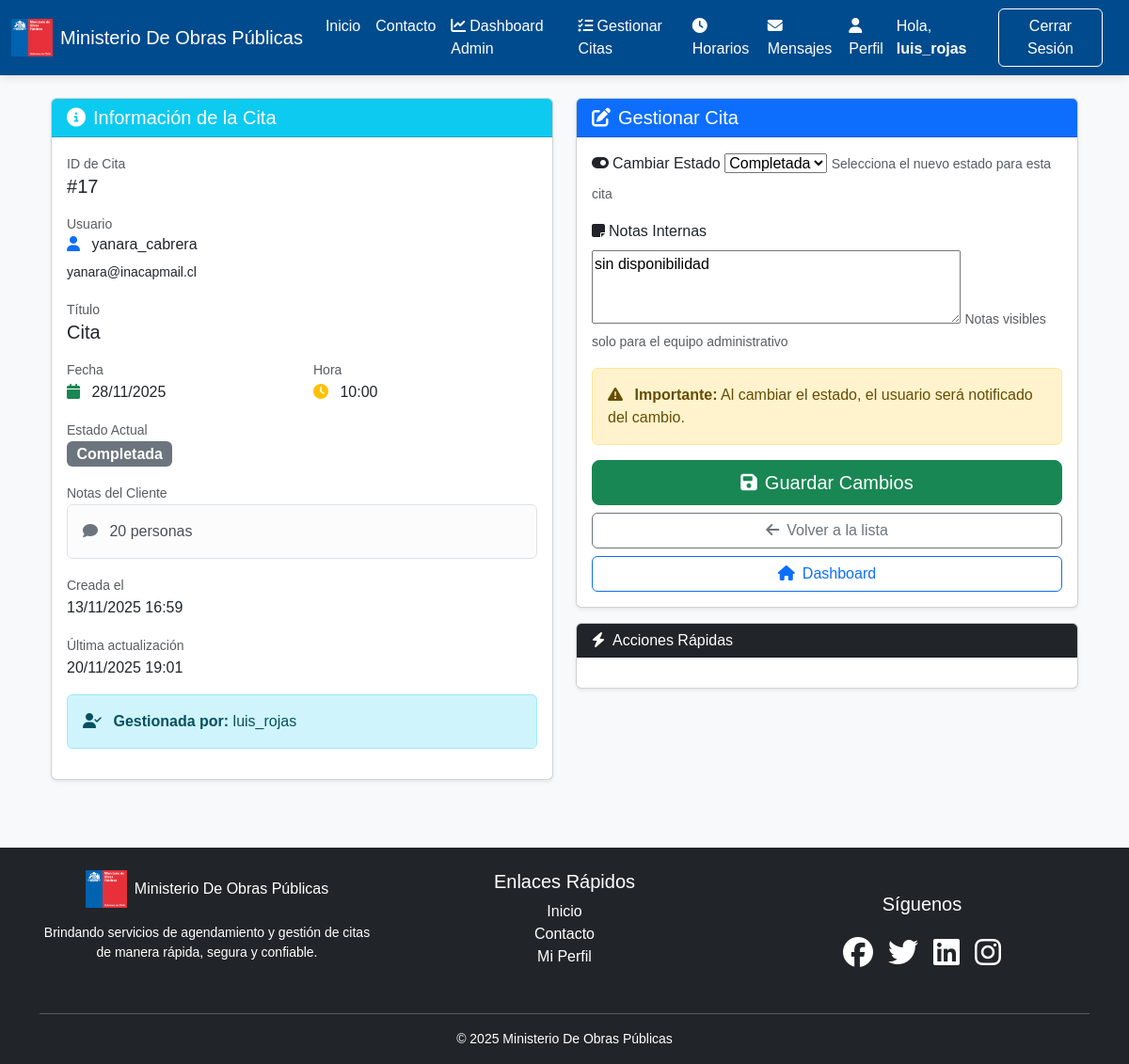
The page /worker/appointments/approve/17/ (signed in) on the database its author committed.
### aplicacion/models.py (models this page shows, shortened)
class Aplicacion(models.Model):
    STATUS_CHOICES = [
        ('pending', 'Pendiente'),
        ('confirmed', 'Confirmada'),
        ('cancelled', 'Cancelada'),
        ('completed', 'Completada'),
    ]
    user = models.ForeignKey(User, on_delete=models.CASCADE, related_name='citas')
    title = models.CharField(max_length=200, default="Cita")
    date = models.DateField()
    time = models.TimeField()
    status = models.CharField(max_length=20, choices=STATUS_CHOICES, default='pending')
    notes = models.TextField(blank=True, verbose_name="Notas del cliente")
    approved_by = models.ForeignKey(User, on_delete=models.SET_NULL, null=True, blank=True, related_name='citas_aprobadas')
    admin_notes = models.TextField(blank=True, verbose_name="Notas internas")
    created_at = models.DateTimeField(auto_now_add=True)
    updated_at = models.DateTimeField(auto_now=True)
    class Meta:
        ordering = ['date', 'time']
        verbose_name = 'Cita'
        verbose_name_plural = 'Citas'

### aplicacion/views.py (the view)
# urls.py: path("worker/appointments/approve/<int:pk>/", views.approve_appointment, name="approve_appointment"),
@worker_required
def approve_appointment(request, pk):
    cita = get_object_or_404(Aplicacion, pk=pk)
    if request.method == "POST":
        form = AplicacionManageForm(request.POST, instance=cita)
        if form.is_valid():
            cita = form.save(commit=False)
            cita.approved_by = request.user
            cita.save()
            status_text = cita.get_status_display()
            messages.success(request, f"Cita actualizada a: {status_text}")
            return redirect("manage_appointments")
    else:
        form = AplicacionManageForm(instance=cita)
    context = {
        'form': form,
        'cita': cita,
    }
    return render(request, "worker/approve_appointment.html", context)

### aplicacion/forms.py
class AplicacionManageForm(forms.ModelForm):
    class Meta:
        model = Aplicacion
        fields = ["status", "admin_notes"]
        widgets = {
            'admin_notes': forms.Textarea(attrs={'rows': 3}),
        }
        labels = {
            'status': 'Estado',
            'admin_notes': 'Notas internas',
        }

### templates/worker/approve_appointment.html (shortened to what this page needs)
{% extends "base.html" %}
{% load static %}
{% block content %}
<div class="container mt-4">
  <div class="row">
    <div class="col-md-6">
      <div class="card shadow-sm mb-4">
        <div class="card-header bg-info text-white">
          <h5 class="mb-0"><i class="fas fa-info-circle me-2"></i>Información de la Cita</h5>
        </div>
        <div class="card-body">
          <div class="mb-3">
            <label class="text-muted small">ID de Cita</label>
            <h5>#{{ cita.id }}</h5>
          </div>
          <div class="mb-3">
            <label class="text-muted small">Usuario</label>
            <h6>
              <i class="fas fa-user text-primary me-2"></i>
              {{ cita.user.username }}
            </h6>
            <p class="mb-0"><small>{{ cita.user.email }}</small></p>
          </div>
          <div class="mb-3">
            <label class="text-muted small">Título</label>
            <h5>{{ cita.title }}</h5>
          </div>
          <div class="row mb-3">
            <div class="col-6">
              <label class="text-muted small">Fecha</label>
              <p class="mb-0">
                <i class="fas fa-calendar text-success me-2"></i>
                {{ cita.date|date:"d/m/Y" }}
              </p>
            </div>
            <div class="col-6">
              <label class="text-muted small">Hora</label>
              <p class="mb-0">
                <i class="fas fa-clock text-warning me-2"></i>
                {{ cita.time|time:"H:i" }}
              </p>
            </div>
          </div>
          <div class="mb-3">
            <label class="text-muted small">Estado Actual</label>
            <div>
              {% if cita.status == 'pending' %}
                <span class="badge bg-warning fs-6">Pendiente</span>
              {% elif cita.status == 'confirmed' %}
                <span class="badge bg-success fs-6">Confirmada</span>
              {% elif cita.status == 'cancelled' %}
                <span class="badge bg-danger fs-6">Cancelada</span>
              {% else %}
                <span class="badge bg-secondary fs-6">Completada</span>
              {% endif %}
            </div>
          </div>
          {% if cita.notes %}
            <div class="mb-3">
              <label class="text-muted small">Notas del Cliente</label>
              <div class="alert alert-light border">
                <i class="fas fa-comment text-secondary me-2"></i>
                {{ cita.notes }}
              </div>
            </div>
          {% endif %}
          <div class="mb-3">
            <label class="text-muted small">Creada el</label>
            <p class="mb-0">{{ cita.created_at|date:"d/m/Y H:i" }}</p>
          </div>
          {% if cita.updated_at %}
            <div class="mb-3">
              <label class="text-muted small">Última actualización</label>
              <p class="mb-0">{{ cita.updated_at|date:"d/m/Y H:i" }}</p>
            </div>
          {% endif %}
          {% if cita.approved_by %}
            <div class="alert alert-info">
              <i class="fas fa-user-check me-2"></i>
              <strong>Gestionada por:</strong> {{ cita.approved_by.username }}
            </div>
          {% endif %}
        </div>
      </div>
    </div>
    <div class="col-md-6">
      <div class="card shadow-sm">
        <div class="card-header bg-primary text-white">
          <h5 class="mb-0"><i class="fas fa-edit me-2"></i>Gestionar Cita</h5>
        </div>
        <div class="card-body">
          <form method="post">
            <div class="mb-3">
              <label for="{{ form.status.id_for_label }}" class="form-label">
                <i class="fas fa-toggle-on me-1"></i>Cambiar Estado
              </label>
              {{ form.status }}
              <small class="form-text text-muted">
                Selecciona el nuevo estado para esta cita
              </small>
            </div>
            <div class="mb-3">
              <label for="{{ form.admin_notes.id_for_label }}" class="form-label">
                <i class="fas fa-sticky-note me-1"></i>Notas Internas
              </label>
              {{ form.admin_notes }}
              <small class="form-text text-muted">
                Notas visibles solo para el equipo administrativo
              </small>
            </div>
            <div class="alert alert-warning">
              <i class="fas fa-exclamation-triangle me-2"></i>
              <strong>Importante:</strong> Al cambiar el estado, el usuario será notificado del cambio.
            </div>
            <div class="d-grid gap-2">
              <button type="submit" class="btn btn-success btn-lg">
                <i class="fas fa-save me-2"></i>Guardar Cambios
              </button>
              <a href="{% url 'manage_appointments' %}" class="btn btn-outline-secondary">
                <i class="fas fa-arrow-left me-2"></i>Volver a la lista
              </a>
              <a href="{% url 'worker_dashboard' %}" class="btn btn-outline-primary">
                <i class="fas fa-home me-2"></i>Dashboard
              </a>
            </div>
          </form>
        </div>
      </div>
      <div class="card shadow-sm mt-3">
        <div class="card-header bg-dark text-white">
          <h6 class="mb-0"><i class="fas fa-bolt me-2"></i>Acciones Rápidas</h6>
        </div>
        <div class="card-body">
        </div>
      </div>
    </div>
  </div>
</div>
{% endblock %}

### templates/base.html (shortened to what this page needs)
{% load static %}
<!DOCTYPE html>
<html lang="es">
<head>
  <link href="https://cdn.jsdelivr.net/npm/bootstrap@5.3.3/dist/css/bootstrap.min.css" rel="stylesheet">
  <link rel="stylesheet" href="https://cdnjs.cloudflare.com/ajax/libs/font-awesome/6.5.0/css/all.min.css">
</head>
<body>
  <nav class="navbar navbar-expand-lg navbar-dark">
    <div class="container-fluid">
      <a class="navbar-brand d-flex align-items-center" href="{% url 'home' %}">
        <img src="{% static 'img/logo.png' %}" alt="Logo MOP" height="40" class="me-2">
        <span>Ministerio De Obras Públicas</span>
      </a>
      <div class="collapse navbar-collapse justify-content-end" id="navbarNav">
        <ul class="navbar-nav">
          <li class="nav-item"><a class="nav-link" href="{% url 'home' %}">Inicio</a></li>
          <li class="nav-item"><a class="nav-link" href="{% url 'contact' %}">Contacto</a></li>
          {% if user.is_authenticated %}
            {% for group in user.groups.all %}
              {% if group.name == 'Trabajadores' or user.is_staff %}
                <li class="nav-item"><a class="nav-link" href="{% url 'worker_dashboard' %}"><i class="fas fa-chart-line me-1"></i>Dashboard Admin</a></li>
                <li class="nav-item"><a class="nav-link" href="{% url 'manage_appointments' %}"><i class="fas fa-tasks me-1"></i>Gestionar Citas</a></li>
                <li class="nav-item"><a class="nav-link" href="{% url 'manage_slots' %}"><i class="fas fa-clock me-1"></i>Horarios</a></li>
                <li class="nav-item"><a class="nav-link" href="{% url 'view_messages' %}"><i class="fas fa-envelope me-1"></i>Mensajes</a></li>
              {% endif %}
            {% endfor %}
            <li class="nav-item"><a class="nav-link" href="{% url 'profile' %}"><i class="fas fa-user me-1"></i>Perfil</a></li>
          {% endif %}
        </ul>
        {% if user.is_authenticated %}
          <span class="navbar-text me-2">Hola, <strong>{{ user.username }}</strong></span>
          <a class="btn btn-outline-light text-white border-white me-3" href="{% url 'logout' %}">Cerrar Sesión</a>
        {% else %}
          <a class="btn btn-outline-light me-2" href="{% url 'login' %}">Iniciar Sesión</a>
          <a class="btn btn-success" href="{% url 'register' %}">Registro</a>
        {% endif %}
      </div>
    </div>
  </nav>
  <main class="container mt-4">
    {% block content %}{% endblock %}
  </main>
  <footer class="bg-dark text-white mt-5 pt-4 pb-3 footer-hover">
    <div class="container">
      <div class="row">
        <div class="col-md-4 mb-3 d-flex flex-column align-items-center">
          <a class="d-flex align-items-center mb-2 text-white text-decoration-none" href="{% url 'home' %}">
            <img src="{% static 'img/logo.png' %}" alt="Logo MOP" height="40" class="me-2">
            <span>Ministerio De Obras Públicas</span>
          </a>
          <p class="small mt-2 text-center">
            Brindando servicios de agendamiento y gestión de citas de manera rápida, segura y confiable.
          </p>
        </div>
        <div class="col-md-4 mb-3 d-flex flex-column align-items-center">
          <h5>Enlaces Rápidos</h5>
          <ul class="list-unstyled text-center">
            <li><a href="{% url 'home' %}" class="text-white text-decoration-none footer-link">Inicio</a></li>
            <li><a href="{% url 'contact' %}" class="text-white text-decoration-none footer-link">Contacto</a></li>
            {% if user.is_authenticated %}
              <li><a href="{% url 'profile' %}" class="text-white text-decoration-none footer-link">Mi Perfil</a></li>
            {% endif %}
          </ul>
        </div>
        <div class="col-md-4 d-flex flex-column justify-content-center align-items-center">
          <h5 class="mb-3">Síguenos</h5>
          <div class="d-flex justify-content-center align-items-center gap-3">
            <a href="#" class="social-icon"><i class="fab fa-facebook"></i></a>
            <a href="#" class="social-icon"><i class="fab fa-twitter"></i></a>
            <a href="#" class="social-icon"><i class="fab fa-linkedin"></i></a>
            <a href="#" class="social-icon"><i class="fab fa-instagram"></i></a>
          </div>
        </div>
      </div>
      <hr class="bg-light">
      <div class="text-center small">
        &copy; 2025 Ministerio De Obras Públicas
      </div>
    </div>
  </footer>
</body>
</html>

### templates/base.html (style rules this page uses)
body { background: #f8f9fa; font-family: "Poppins", sans-serif; }
.navbar { background: linear-gradient(90deg, #004b8d, #004b8d); box-shadow: 0 2px 10px rgba(0, 0, 0, 0.1); }
.navbar-brand img { height: 40px; margin-right: 10px; }
.navbar-brand, .nav-link, .navbar-text { color: #fff !important; }
footer { background: #004b8d; color: #fff; text-align: center; padding: 15px 0; margin-top: 40px; }
.footer-hover { transition: transform 0.3s ease, box-shadow 0.3s ease; }
.footer-link { color: #ffffff !important; transition: color 0.3s, text-decoration 0.3s; }
.social-icon { color: #ffffff !important; font-size: 2rem; transition: transform 0.3s, color 0.3s; }

### rows shown on the page
Aplicacion: id "17", user.username "yanara_cabrera", user.email "yanara@inacapmail.cl", title "Cita", date "28/11/2025", time "10:00", notes "20 personas", created_at "13/11/2025 16:59", updated_at "20/11/2025 19:01", approved_by.username "luis_rojas", status "Completada", admin_notes "sin disponibilidad"

### other values the page prints
{{ user.username }} "luis_rojas"
